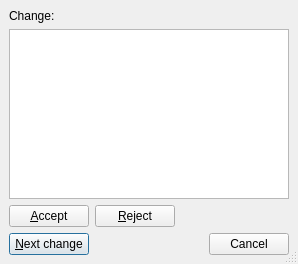
<ui version="4.0" >
 <author></author>
 <comment></comment>
 <exportmacro></exportmacro>
 <class>QChangesUi</class>
 <widget class="QDialog" name="QChangesUi" >
  <property name="geometry" >
   <rect>
    <x>0</x>
    <y>0</y>
    <width>298</width>
    <height>264</height>
   </rect>
  </property>
  <property name="windowTitle" >
   <string/>
  </property>
  <property name="sizeGripEnabled" >
   <bool>true</bool>
  </property>
  <layout class="QGridLayout" >
   <property name="margin" >
    <number>9</number>
   </property>
   <property name="spacing" >
    <number>6</number>
   </property>
   <item row="0" column="0" >
    <widget class="QLabel" name="changeLA" >
     <property name="text" >
      <string>Change:</string>
     </property>
    </widget>
   </item>
   <item row="1" column="0" >
    <widget class="QTextBrowser" name="changeTB" />
   </item>
   <item row="3" column="0" >
    <layout class="QHBoxLayout" >
     <property name="margin" >
      <number>0</number>
     </property>
     <property name="spacing" >
      <number>6</number>
     </property>
     <item>
      <widget class="QPushButton" name="nextPB" >
       <property name="toolTip" >
        <string>Go to next change</string>
       </property>
       <property name="text" >
        <string>&amp;Next change</string>
       </property>
       <property name="default" >
        <bool>true</bool>
       </property>
      </widget>
     </item>
     <item>
      <spacer>
       <property name="orientation" >
        <enum>Qt::Horizontal</enum>
       </property>
       <property name="sizeType" >
        <enum>QSizePolicy::Expanding</enum>
       </property>
       <property name="sizeHint" >
        <size>
         <width>20</width>
         <height>20</height>
        </size>
       </property>
      </spacer>
     </item>
     <item>
      <widget class="QPushButton" name="closePB" >
       <property name="text" >
        <string>Cancel</string>
       </property>
      </widget>
     </item>
    </layout>
   </item>
   <item row="2" column="0" >
    <layout class="QHBoxLayout" >
     <property name="margin" >
      <number>0</number>
     </property>
     <property name="spacing" >
      <number>6</number>
     </property>
     <item>
      <widget class="QPushButton" name="acceptPB" >
       <property name="toolTip" >
        <string>Accept this change</string>
       </property>
       <property name="text" >
        <string>&amp;Accept</string>
       </property>
       <property name="autoDefault" >
        <bool>false</bool>
       </property>
      </widget>
     </item>
     <item>
      <widget class="QPushButton" name="rejectPB" >
       <property name="toolTip" >
        <string>Reject this change</string>
       </property>
       <property name="text" >
        <string>&amp;Reject</string>
       </property>
       <property name="autoDefault" >
        <bool>false</bool>
       </property>
      </widget>
     </item>
     <item>
      <spacer>
       <property name="orientation" >
        <enum>Qt::Horizontal</enum>
       </property>
       <property name="sizeType" >
        <enum>QSizePolicy::Expanding</enum>
       </property>
       <property name="sizeHint" >
        <size>
         <width>20</width>
         <height>20</height>
        </size>
       </property>
      </spacer>
     </item>
    </layout>
   </item>
  </layout>
 </widget>
 <pixmapfunction>qPixmapFromMimeSource</pixmapfunction>
 <tabstops>
  <tabstop>acceptPB</tabstop>
  <tabstop>rejectPB</tabstop>
  <tabstop>nextPB</tabstop>
  <tabstop>closePB</tabstop>
 </tabstops>
 <resources/>
 <connections/>
</ui>
